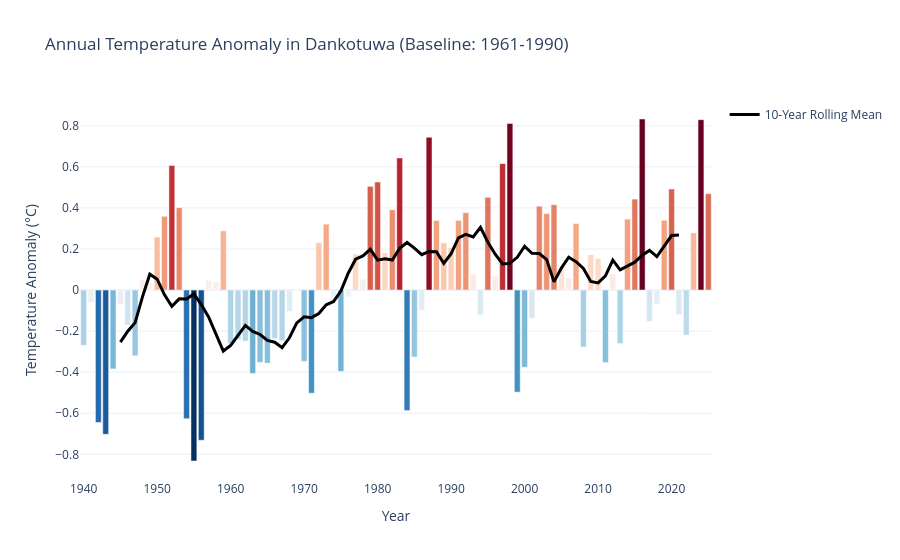

The notebook cell this image was saved under:
### Markdown cell above
## Act 1: The Warming Trend
Before looking at extreme rainfall events, we must establish if the background climate in Sri Lanka is changing. We calculate the annual maximum temperature anomalies (comparing each year to a standard 1961-1990 baseline) for all 10 grid points.

### Code cell
import plotly.express as px
import plotly.graph_objects as go
import pandas as pd
from ditwah_weather.analysis import add_anomalies, annual_anomaly, decadal_trend

# 1. Calculate daily anomalies for all data
df_anom = add_anomalies(df, base=(1961, 1990), var='temperature_2m_max')

# 2. Calculate the warming trend per decade for all 10 cities
trends = []
city_annual_series = {}

for city in df_anom['city'].unique():
    # Filter the daily data for just one city
    city_df = df_anom[df_anom['city'] == city]
    
    # Calculate the annual average anomaly for this specific city
    # annual_anomaly() returns a pandas Series indexed by 'year'
    city_annual = annual_anomaly(city_df)
    city_annual_series[city] = city_annual
    
    # Calculate the trend
    slope, p_val = decadal_trend(city_annual.index, city_annual.values)
    trends.append({'City': city, 'Trend (°C / decade)': round(slope, 3), 'p-value': round(p_val, 4)})

# Display the results table
trend_df = pd.DataFrame(trends).sort_values('Trend (°C / decade)', ascending=False)
display(trend_df)

# 3. Visualisation: Anomaly Time Series for Dankotuwa
dankotuwa_annual = city_annual_series['Dankotuwa'].reset_index()
dankotuwa_annual['Rolling_10yr'] = dankotuwa_annual['anomaly'].rolling(10, center=True).mean()

fig = px.bar(dankotuwa_annual, x='year', y='anomaly', 
             title='Annual Temperature Anomaly in Dankotuwa (Baseline: 1961-1990)',
             labels={'year': 'Year', 'anomaly': 'Temperature Anomaly (°C)'},
             color='anomaly', color_continuous_scale='RdBu_r')

# Add the 10-year rolling mean as a trendline
fig.add_trace(go.Scatter(x=dankotuwa_annual['year'], y=dankotuwa_annual['Rolling_10yr'],
                         mode='lines', name='10-Year Rolling Mean',
                         line=dict(color='black', width=3)))

fig.update_layout(template='plotly_white', coloraxis_showscale=False)
fig.show()

### Figure 1 — Plotly figure (JSON) as saved in the notebook; plotly's stock layout.template omitted (floating-point values rounded to 4 significant figures)
{"data": [{"hovertemplate": "Year=%{x}<br>Temperature Anomaly (°C)=%{marker.color}<extra></extra>", "legendgroup": "", "marker": {"color": [-0.2691, -0.06139, -0.6455, -0.7028, -0.3842, -0.06961, -0.1704, -0.3206, 0.05163, 0.03806, 0.2578, 0.3594, 0.6068, 0.4011, -0.6266, -0.8326, -0.7314, 0.04683, 0.0408, 0.2885, -0.2609, -0.2403, -0.2485, -0.4063, -0.3525, -0.3562, -0.2359, -0.2469, -0.1052, -0.003034, -0.3474, -0.5022, 0.2309, 0.3211, -0.0581, -0.3965, -0.03499, 0.1753, 0.0534, 0.5049, 0.5262, 0.1803, 0.3907, 0.6435, -0.5872, -0.3263, -0.0981, 0.7441, 0.3391, 0.2296, 0.2066, 0.3394, 0.377, 0.07697, -0.1214, 0.4518, 0.06775, 0.6159, 0.8115, -0.4973, -0.3762, -0.1378, 0.4082, 0.3723, 0.4158, 0.1063, 0.05888, 0.3244, -0.2776, 0.1729, 0.1548, -0.3534, 0.0784, -0.2608, 0.3455, 0.443, 0.833, -0.1526, -0.0707, 0.34, 0.4923, -0.1206, -0.2195, 0.2786, 0.8298, 0.4693], "coloraxis": "coloraxis", "pattern": {"shape": ""}}, "name": "", "orientation": "v", "showlegend": false, "textposition": "auto", "type": "bar", "x": [1940, 1941, 1942, 1943, 1944, 1945, 1946, 1947, 1948, 1949, 1950, 1951, 1952, 1953, 1954, 1955, 1956, 1957, 1958, 1959, 1960, 1961, 1962, 1963, 1964, 1965, 1966, 1967, 1968, 1969, 1970, 1971, 1972, 1973, 1974, 1975, 1976, 1977, 1978, 1979, 1980, 1981, 1982, 1983, 1984, 1985, 1986, 1987, 1988, 1989, 1990, 1991, 1992, 1993, 1994, 1995, 1996, 1997, 1998, 1999, 2000, 2001, 2002, 2003, 2004, 2005, 2006, 2007, 2008, 2009, 2010, 2011, 2012, 2013, 2014, 2015, 2016, 2017, 2018, 2019, 2020, 2021, 2022, 2023, 2024, 2025], "xaxis": "x", "y": [-0.2691, -0.06139, -0.6455, -0.7028, -0.3842, -0.06961, -0.1704, -0.3206, 0.05163, 0.03806, 0.2578, 0.3594, 0.6068, 0.4011, -0.6266, -0.8326, -0.7314, 0.04683, 0.0408, 0.2885, -0.2609, -0.2403, -0.2485, -0.4063, -0.3525, -0.3562, -0.2359, -0.2469, -0.1052, -0.003034, -0.3474, -0.5022, 0.2309, 0.3211, -0.0581, -0.3965, -0.03499, 0.1753, 0.0534, 0.5049, 0.5262, 0.1803, 0.3907, 0.6435, -0.5872, -0.3263, -0.0981, 0.7441, 0.3391, 0.2296, 0.2066, 0.3394, 0.377, 0.07697, -0.1214, 0.4518, 0.06775, 0.6159, 0.8115, -0.4973, -0.3762, -0.1378, 0.4082, 0.3723, 0.4158, 0.1063, 0.05888, 0.3244, -0.2776, 0.1729, 0.1548, -0.3534, 0.0784, -0.2608, 0.3455, 0.443, 0.833, -0.1526, -0.0707, 0.34, 0.4923, -0.1206, -0.2195, 0.2786, 0.8298, 0.4693], "yaxis": "y"}, {"line": {"color": "black", "width": 3}, "mode": "lines", "name": "10-Year Rolling Mean", "type": "scatter", "x": [1940, 1941, 1942, 1943, 1944, 1945, 1946, 1947, 1948, 1949, 1950, 1951, 1952, 1953, 1954, 1955, 1956, 1957, 1958, 1959, 1960, 1961, 1962, 1963, 1964, 1965, 1966, 1967, 1968, 1969, 1970, 1971, 1972, 1973, 1974, 1975, 1976, 1977, 1978, 1979, 1980, 1981, 1982, 1983, 1984, 1985, 1986, 1987, 1988, 1989, 1990, 1991, 1992, 1993, 1994, 1995, 1996, 1997, 1998, 1999, 2000, 2001, 2002, 2003, 2004, 2005, 2006, 2007, 2008, 2009, 2010, 2011, 2012, 2013, 2014, 2015, 2016, 2017, 2018, 2019, 2020, 2021, 2022, 2023, 2024, 2025], "y": [NaN, NaN, NaN, NaN, NaN, -0.2534, -0.2007, -0.1586, -0.03338, 0.077, 0.05276, -0.02354, -0.07964, -0.0429, -0.04398, -0.01894, -0.07082, -0.1308, -0.2163, -0.2971, -0.2696, -0.222, -0.1725, -0.2018, -0.2164, -0.2456, -0.2542, -0.2804, -0.2325, -0.1597, -0.1303, -0.1343, -0.1142, -0.07202, -0.05615, -0.00536, 0.082, 0.1503, 0.1662, 0.1985, 0.1456, 0.1526, 0.1463, 0.2031, 0.2317, 0.2042, 0.1722, 0.1881, 0.1868, 0.1301, 0.1767, 0.2545, 0.2711, 0.2583, 0.3055, 0.2328, 0.1745, 0.1268, 0.1299, 0.1595, 0.2132, 0.1786, 0.1778, 0.1486, 0.03969, 0.1067, 0.1598, 0.1382, 0.1053, 0.04195, 0.03491, 0.06858, 0.146, 0.0983, 0.119, 0.1357, 0.1695, 0.1927, 0.163, 0.2169, 0.2653, 0.268, NaN, NaN, NaN, NaN]}], "layout": {"barmode": "relative", "coloraxis": {"autocolorscale": false, "colorbar": {"title": {"text": "Temperature Anomaly (°C)"}}, "colorscale": [[0, "rgb(5,48,97)"], [0.1, "rgb(33,102,172)"], [0.2, "rgb(67,147,195)"], [0.3, "rgb(146,197,222)"], [0.4, "rgb(209,229,240)"], [0.5, "rgb(247,247,247)"], [0.6, "rgb(253,219,199)"], [0.7, "rgb(244,165,130)"], [0.8, "rgb(214,96,77)"], [0.9, "rgb(178,24,43)"], [1, "rgb(103,0,31)"]], "showscale": false}, "legend": {"tracegroupgap": 0}, "title": {"text": "Annual Temperature Anomaly in Dankotuwa (Baseline: 1961-1990)"}, "xaxis": {"anchor": "y", "domain": [0, 1], "title": {"text": "Year"}}, "yaxis": {"anchor": "x", "domain": [0, 1], "title": {"text": "Temperature Anomaly (°C)"}}}}
